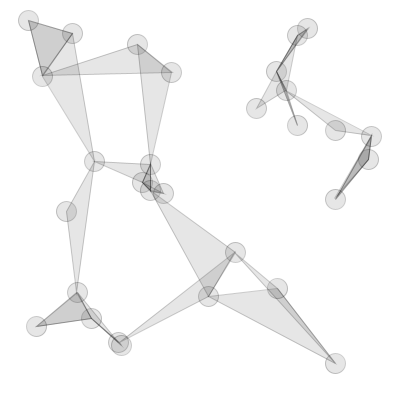
Frame 1 (no input)
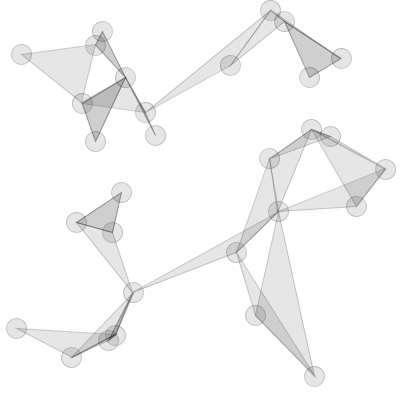
Frame 60 (the mouse pressed at the canvas centre just before this capture)
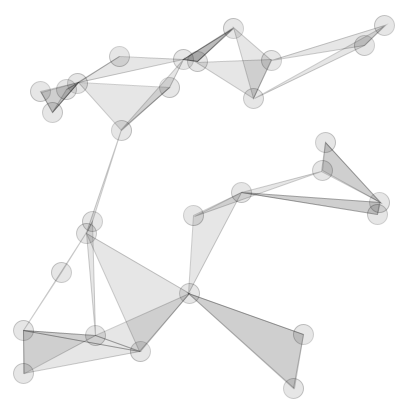
Frame 120 (the mouse held since frame 60 and released just before this capture)

The Processing sketch that drew these frames (run headless with seeded random() and noise(); from frame 60 on, the mouse is pressed at the canvas centre):

// Processing sketch: processing_157492
// ── processing_157492.pde

ArrayList<Bubble> bubbles = new ArrayList<Bubble>();

int nbBubble = 30;

void setup() {
  size(400, 400);
  frameRate(40);
  background(255);
  stroke(0, 0, 0, 10);
  strokeWeight(1);
  fill(0, 0, 0, 5);

  for(int i = 0 ; i < nbBubble ; i++) {
    bubbles.add(new Bubble());
  }
}
void draw() {
  background(255);
  for(int i = 0 ; i < bubbles.size() ; i++) {
    bubbles.get(i).move();
    bubbles.get(i).render();
    bubbles.get(i).closest(bubbles);
  }
}

class Bubble {
  float x, y, speedx, speedy;

  Bubble() {
    x = random(10, width - 10); 
    y = random(10, height - 10);
    speedx = random(-1, 1);
    speedy = random(-1, 1);
  }

  void move() {
    if ((x < 10) || (x > width - 10)) {
      speedx *= -1; 
    }
    if ((y < 10) || (y > height - 10)) {
      speedy *= -1;
    }
    x += speedx;
    y += speedy;
  }
  
  void render() {
    fill(0,0,0,25);
    stroke(0,0,0,50);
    ellipse(x,y,20,20);
  }
  
  void closest(ArrayList<Bubble> bubbles) {
    
    float closestDist = 1e6;
    float closestDist2 = 1e6;
    Bubble closestBubble = null;
    Bubble closestBubble2 = null;
    
    for(int i = 0 ; i < bubbles.size() ; i++) {
      Bubble current = bubbles.get(i);
      if(current != this && dist(x,y,current.x,current.y) < closestDist) {
        closestDist = dist(x,y,current.x,current.y);
        closestBubble = current;
      }
      if(current != this && dist(x,y,current.x,current.y) > closestDist && dist(x,y,current.x,current.y) < closestDist2) {
        closestDist2 = dist(x,y,current.x,current.y);
        closestBubble2 = current;
      }
    }
    triangle(x,y,closestBubble.x,closestBubble.y,closestBubble2.x,closestBubble2.y);
  }
}
